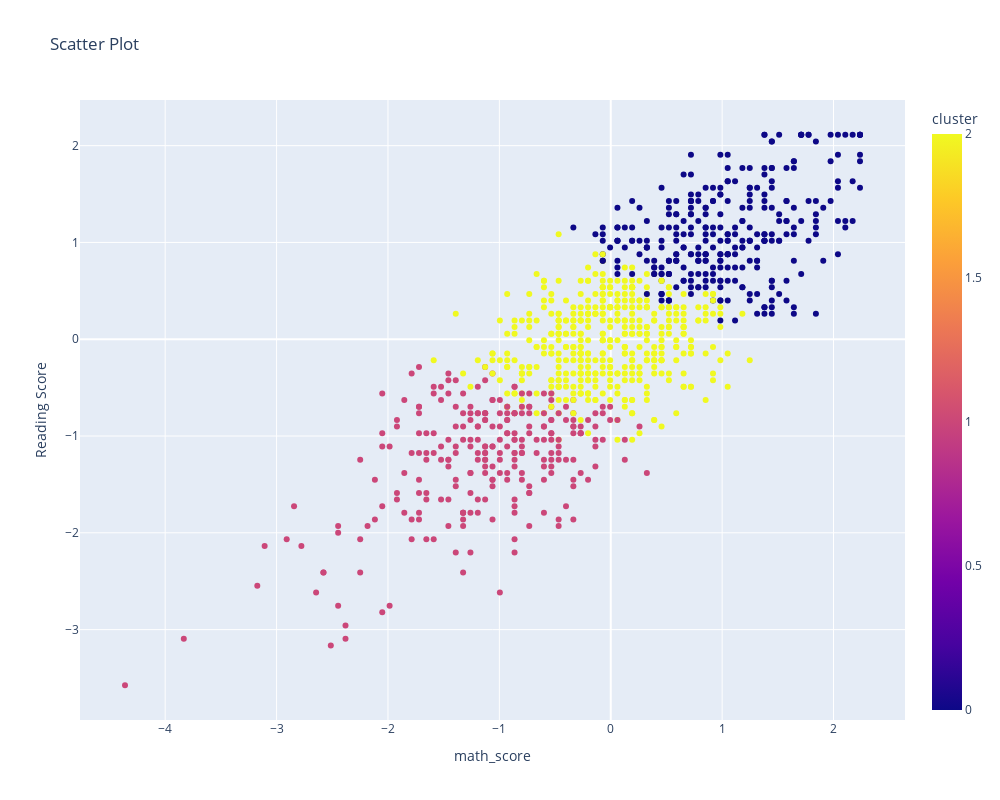

Notebook code for this chart:
### Code cell
fig = px.scatter(df2_pipe, x='math_score', y='reading_score', color='cluster',
                 title='Scatter Plot', labels={'reading_score': 'Reading Score',
                                                'writing_score': 'Writing Score'}, 
                 width=1000, height=800)
# Show the plot
fig.show()

### Figure 1 — Plotly figure (JSON) as saved in the notebook; plotly's stock layout.template omitted (floating-point values rounded to 4 significant figures; data arrays with more than 128 entries replaced by an {"elided": "..."} marker saying what was removed)
{"data": [{"hovertemplate": "math_score=%{x}<br>Reading Score=%{y}<br>cluster=%{marker.color}<extra></extra>", "legendgroup": "", "marker": {"color": {"elided": "1000 int values"}, "coloraxis": "coloraxis", "symbol": "circle"}, "mode": "markers", "name": "", "orientation": "v", "showlegend": false, "type": "scatter", "x": {"elided": "1000 float values"}, "xaxis": "x", "y": {"elided": "1000 float values"}, "yaxis": "y"}], "layout": {"coloraxis": {"colorbar": {"title": {"text": "cluster"}}, "colorscale": [[0, "#0d0887"], [0.1111, "#46039f"], [0.2222, "#7201a8"], [0.3333, "#9c179e"], [0.4444, "#bd3786"], [0.5556, "#d8576b"], [0.6667, "#ed7953"], [0.7778, "#fb9f3a"], [0.8889, "#fdca26"], [1, "#f0f921"]]}, "height": 800, "legend": {"tracegroupgap": 0}, "title": {"text": "Scatter Plot"}, "width": 1000, "xaxis": {"anchor": "y", "autorange": true, "domain": [0, 1], "range": [-4.765, 2.642], "title": {"text": "math_score"}, "type": "linear"}, "yaxis": {"anchor": "x", "autorange": true, "domain": [0, 1], "range": [-3.934, 2.472], "title": {"text": "Reading Score"}, "type": "linear"}}}
